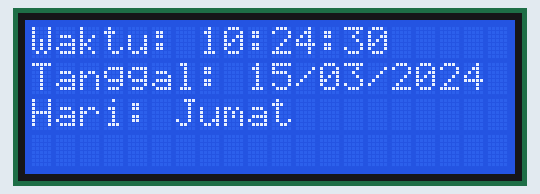
Simulated run of this sketch. Board: Arduino Uno, built with avr-gcc and run on an emulated ATmega328P. On the bench: 20×4 character LCD. The local clock reads 2024-03-15 10:24:30 at power-on unless the sketch sets it.

Above: at 0.2 s.
At 4.3 s:
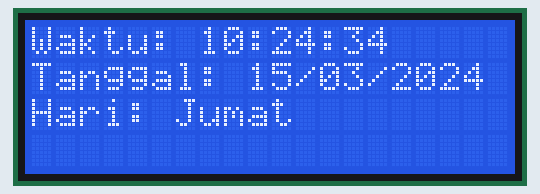
At 11.7 s:
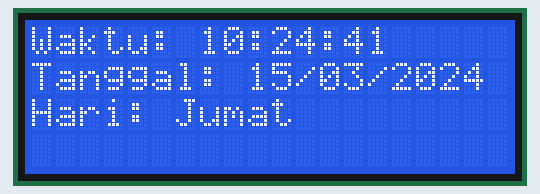
At 19.0 s:
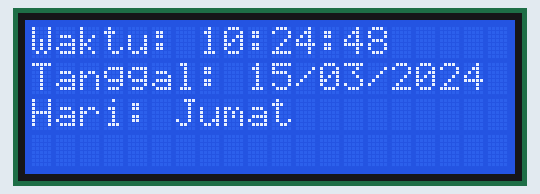
At 29.5 s:
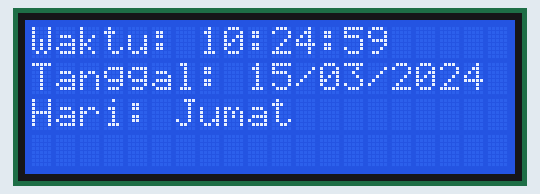
At 38.9 s:
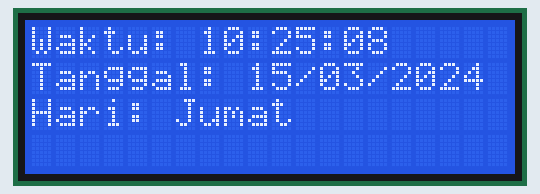

The sketch:

lcd_rtc.ino
```cpp
#include <Wire.h>
#include <LiquidCrystal_I2C.h>
#include <RTClib.h>

// Inisialisasi LCD I2C dengan alamat 0x27 dan ukuran 20x4
LiquidCrystal_I2C lcd(0x27, 20, 4);

// Inisialisasi RTC DS3231
RTC_DS3231 rtc;

void setup() {
  // Inisialisasi LCD
  lcd.init();
  lcd.backlight();

  // Inisialisasi komunikasi I2C dengan RTC
  if (!rtc.begin()) {
    lcd.setCursor(0, 0);
    lcd.print("RTC Tidak Terhubung");
    while (1); // Berhenti jika RTC tidak ditemukan
  }

  // Cek apakah RTC berjalan dengan baik
  if (rtc.lostPower()) {
    lcd.setCursor(0, 0);
    lcd.print("Mengatur Waktu RTC");
    // Set waktu awal RTC ke waktu compile jika RTC kehilangan daya
    rtc.adjust(DateTime(F(__DATE__), F(__TIME__)));
  }

  lcd.clear();
}

void loop() {
  DateTime now = rtc.now(); // Baca waktu dari RTC

  // Tampilkan waktu (jam:menit:detik) di baris pertama
  lcd.setCursor(0, 0);
  lcd.print("Waktu: ");
  if (now.hour() < 10) lcd.print('0'); // Tambahkan 0 jika jam kurang dari 10
  lcd.print(now.hour());
  lcd.print(":");
  if (now.minute() < 10) lcd.print('0');
  lcd.print(now.minute());
  lcd.print(":");
  if (now.second() < 10) lcd.print('0');
  lcd.print(now.second());

  // Tampilkan tanggal (DD/MM/YYYY) di baris kedua
  lcd.setCursor(0, 1);
  lcd.print("Tanggal: ");
  if (now.day() < 10) lcd.print('0');
  lcd.print(now.day());
  lcd.print("/");
  if (now.month() < 10) lcd.print('0');
  lcd.print(now.month());
  lcd.print("/");
  lcd.print(now.year());

  // Tampilkan hari di baris ketiga
  lcd.setCursor(0, 2);
  lcd.print("Hari: ");
  lcd.print(getDayOfWeek(now.dayOfTheWeek()));

  delay(1000); // Update tampilan setiap 1 detik
}

// Fungsi untuk mendapatkan nama hari dalam seminggu
String getDayOfWeek(int day) {
  switch (day) {
    case 0: return "Minggu";
    case 1: return "Senin";
    case 2: return "Selasa";
    case 3: return "Rabu";
    case 4: return "Kamis";
    case 5: return "Jumat";
    case 6: return "Sabtu";
    default: return "";
  }
}
```

Measured:
- what the display in image 1 shows lasts 1.0 s, from 4.3 s to 5.3 s
